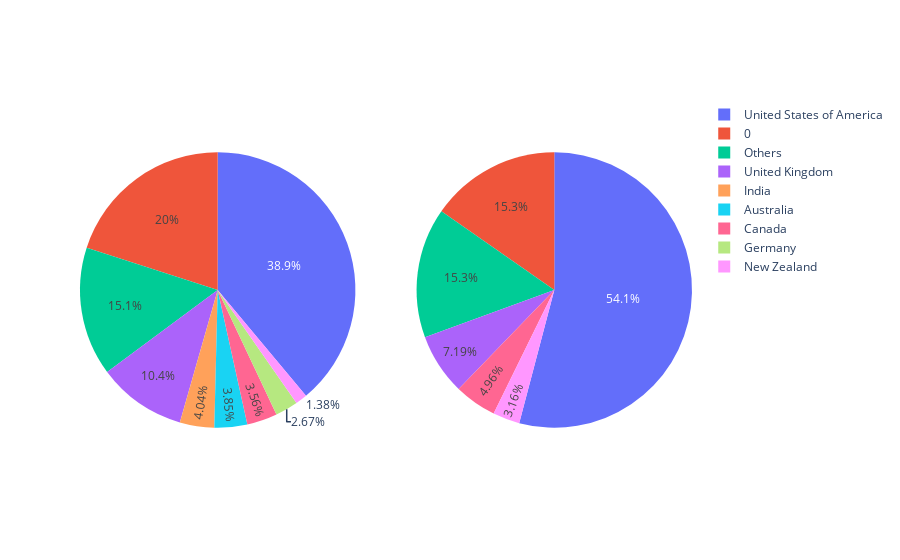

The cell this chart's notebook holds for it:
### Markdown cell above
#### Nationality

### Code cell
# Tesla
df_t = df_tesla.explode('nationality_label').groupby(by='nationality_label').count().reset_index()
df_t.loc[df_t['date'] < 150, 'nationality_label'] = 'Others' 
# Chevrolet 
df_c = df_chevrolet.explode('nationality_label').groupby(by='nationality_label').count().reset_index()
df_c.loc[df_c['date'] < 100, 'nationality_label'] = 'Others'
fig = make_subplots(rows=1, cols=2, specs=[[{"type": "pie"}, {"type": "pie"}]])
fig.add_trace(go.Pie(labels=df_t.nationality_label, values=df_t.date),row=1, col=1)
fig.add_trace(go.Pie(labels=df_c.nationality_label, values=df_c.date),row=1, col=2)
fig.show()

### Figure 1 — Plotly figure (JSON) as saved in the notebook; plotly's stock layout.template omitted (floating-point values rounded to 4 significant figures; data arrays with more than 128 entries replaced by an {"elided": "..."} marker saying what was removed)
{"data": [{"domain": {"x": [0, 0.45], "y": [0, 1]}, "labels": {"elided": "144 mixed values"}, "type": "pie", "values": {"elided": "144 int values"}}, {"domain": {"x": [0.55, 1], "y": [0, 1]}, "labels": [0, "Others", "Others", "Others", "Others", "Others", "Others", "Others", "Canada", "Others", "Others", "Others", "Others", "Others", "Others", "Others", "Others", "Others", "Others", "Others", "Others", "Others", "Others", "Others", "Others", "Others", "Others", "Others", "Others", "Others", "Others", "Others", "Others", "Others", "Others", "Others", "New Zealand", "Others", "Others", "Others", "Others", "Others", "Others", "Others", "Others", "Others", "Others", "Others", "Others", "Others", "Others", "Others", "Others", "Others", "Others", "Others", "Others", "United Kingdom", "Others", "United States of America", "Others", "Others"], "type": "pie", "values": [543, 6, 58, 6, 1, 3, 1, 98, 176, 2, 21, 1, 13, 1, 1, 3, 95, 29, 5, 1, 1, 1, 2, 12, 2, 28, 1, 8, 2, 6, 1, 6, 1, 24, 2, 1, 112, 2, 3, 1, 1, 7, 1, 2, 16, 1, 1, 1, 24, 1, 1, 10, 5, 13, 1, 1, 1, 255, 3, 1919, 2, 1]}], "layout": {}}
